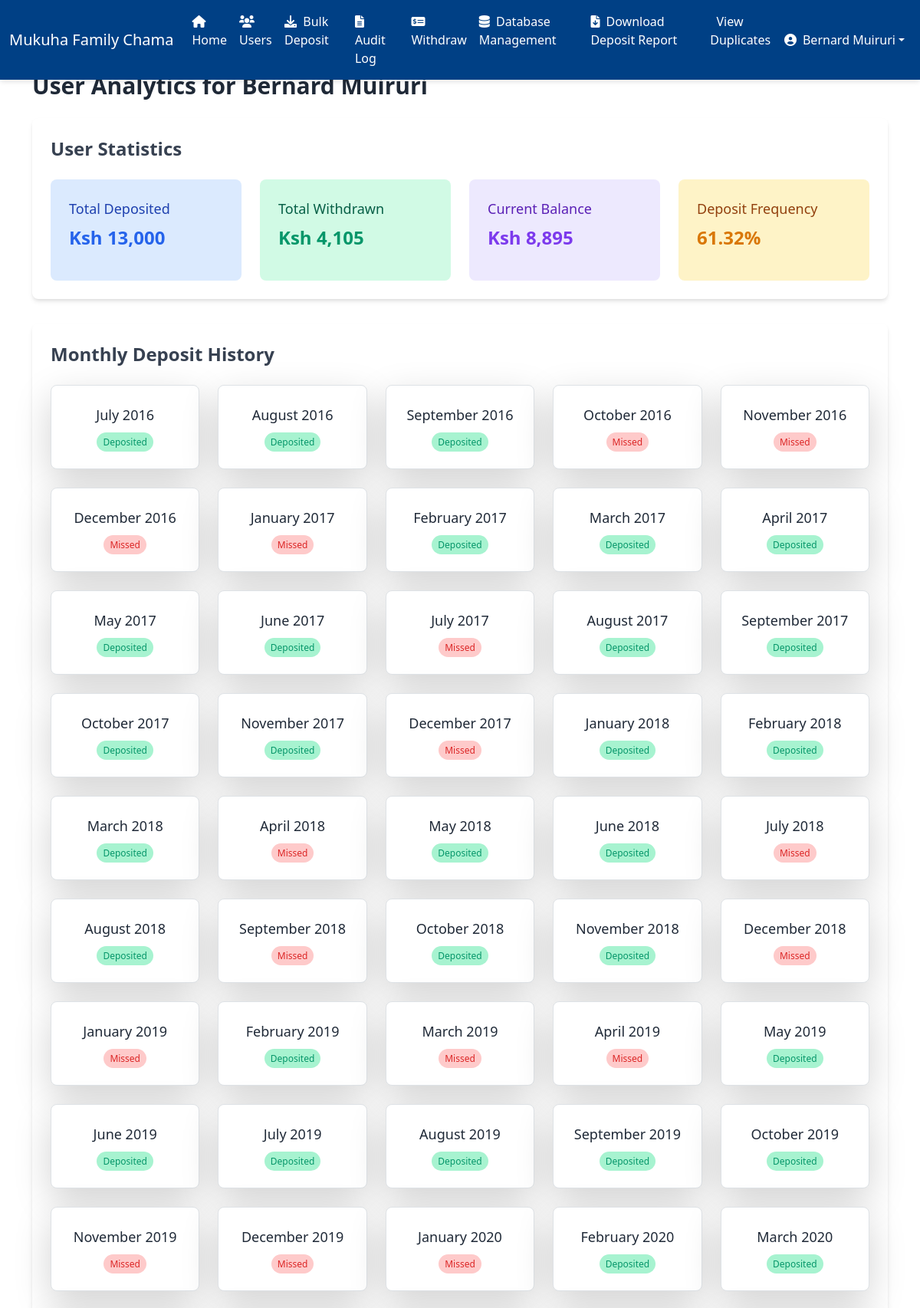
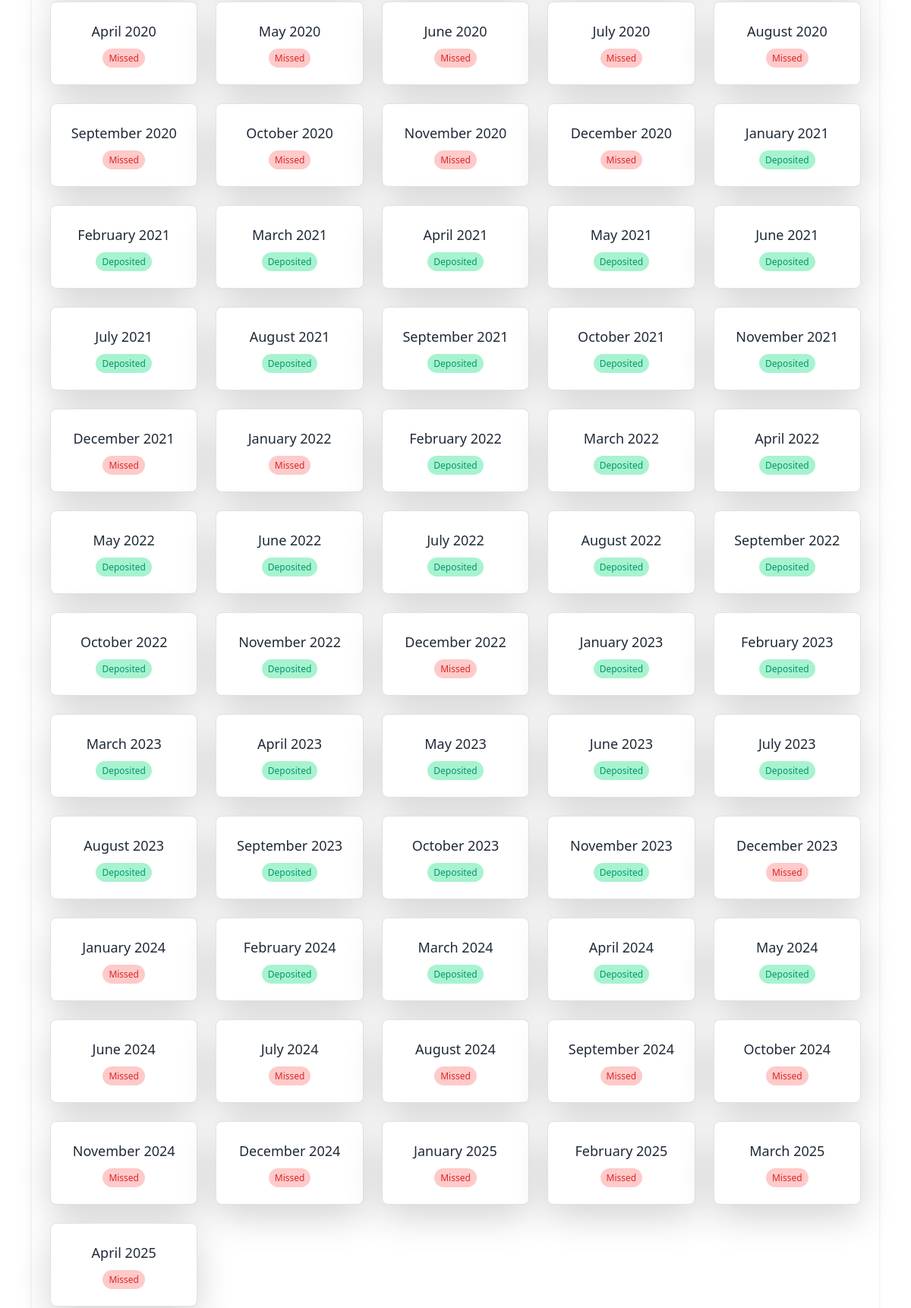
/user_analytics/2 (signed in, upper part), run on the app's committed database (2 pictures, top to bottom).
### app.py (models this page shows, shortened)
class User(db.Model):
    id = db.Column(db.Integer, primary_key=True)
    name = db.Column(db.String(80), nullable=False)
    email = db.Column(db.String(120), unique=True, nullable=False)
    password = db.Column(db.String(255), nullable=False)
    role = db.Column(db.String(20), nullable=False, default='member')
    is_password_changed = db.Column(db.Boolean, default=False)
    deposits = db.relationship('Deposit', backref='user', lazy='dynamic')
    withdrawals = db.relationship('Withdrawal', backref='user', lazy='dynamic')
    def total_deposited(self):
        return sum(deposit.amount for deposit in self.deposits)
    def total_withdrawn(self):
        return sum(withdrawal.amount for withdrawal in self.withdrawals)
    def balance(self):
        return self.total_deposited() - self.total_withdrawn()
    def deposit_months(self):
        return db.session.query(
            func.strftime('%Y-%m', Deposit.date).label('month')  # Format to 'YYYY-MM'
        ).filter(Deposit.user_id == self.id).distinct().all()

class Deposit(db.Model):
    id = db.Column(db.Integer, primary_key=True)
    amount = db.Column(db.Integer, nullable=False)
    date = db.Column(db.Date, nullable=False)
    user_id = db.Column(db.Integer, db.ForeignKey('user.id'), nullable=False)

class Withdrawal(db.Model):
    id = db.Column(db.Integer, primary_key=True)
    amount = db.Column(db.Integer, nullable=False)
    date = db.Column(db.Date, nullable=False)
    reason = db.Column(db.String(200), nullable=False)
    user_id = db.Column(db.Integer, db.ForeignKey('user.id'), nullable=False)
    withdrawal_type = db.Column(db.String(20), nullable=False)  # 'personal' or 'group'

### app.py (the view)
@app.route('/user_analytics/<int:user_id>')
@login_required
@password_change_required
def user_analytics(user_id):
    user = User.query.get_or_404(user_id)
    first_deposit_date = db.session.query(func.min(Deposit.date)).filter(Deposit.user_id == user.id).scalar()
    if first_deposit_date:
        total_months = (
            (datetime.now().year - first_deposit_date.year) * 12 +
            (datetime.now().month - first_deposit_date.month) + 1
        )
        total_deposit_months = len(user.deposit_months())
        deposit_frequency = (total_deposit_months / total_months) * 100
    else:
        total_months = 0
        deposit_frequency = 0
    monthly_deposits = []
    if first_deposit_date:
        current_date = datetime.now().date().replace(day=1)
        deposits = Deposit.query.filter(Deposit.user_id == user.id,
                                        Deposit.date >= first_deposit_date).all()
        monthly_deposit_data = {}
        for deposit in deposits:
            month_key = deposit.date.strftime('%Y-%m')  # Format to 'YYYY-MM'
            if month_key not in monthly_deposit_data:
                monthly_deposit_data[month_key] = {
                    'deposited': True,
                    'amount': deposit.amount
                }
            else:
                monthly_deposit_data[month_key]['amount'] += deposit.amount
        while current_date >= first_deposit_date.replace(day=1):
            month_key = current_date.strftime('%Y-%m')
            monthly_deposits.append({
                'date': current_date,
                'deposited': monthly_deposit_data.get(month_key, {}).get('deposited', False),
                'amount': monthly_deposit_data.get(month_key, {}).get('amount', 0)
            })
            current_date -= relativedelta(months=1)
        monthly_deposits.reverse()
    return render_template('user_analytics.html', user=user,
                           deposit_frequency=round(deposit_frequency, 2),
                           monthly_deposits=monthly_deposits)

### app.py (called while the page is built)
def login_required(f):
    @wraps(f)
    def decorated_function(*args, **kwargs):
        if 'user_id' not in session:
            return redirect(url_for('login', next=request.url))
        return f(*args, **kwargs)
    return decorated_function

def password_change_required(f):
    @wraps(f)
    def decorated_function(*args, **kwargs):
        user_id = session.get('user_id')
        if not user_id:
            return redirect(url_for('login'))
        user = User.query.get(user_id)
        if not user:
            session.pop('user_id', None)  # Clear invalid session
            return redirect(url_for('login'))
        if not user.is_password_changed:
            return redirect(url_for('change_password'))
        return f(*args, **kwargs)
    return decorated_function

def format_number(value):
    return "{:,.0f}".format(value)

@app.context_processor
def inject_user():
    if 'user_id' in session:
        user = User.query.get(session['user_id'])
        return dict(current_user=user)
    return dict(current_user=None)

### templates/user_analytics.html (shortened to what this page needs)
{% extends "base.html" %}
{% block content %}
<h1 class="text-3xl font-bold text-gray-800 mb-6">User Analytics for {{ user.name }}</h1>
<div class="bg-white shadow-md rounded-lg p-6 mb-8">
    <h2 class="text-2xl font-semibold text-gray-700 mb-4">User Statistics</h2>
    <div class="grid grid-cols-1 md:grid-cols-2 lg:grid-cols-4 gap-4">
        <div class="bg-blue-100 p-4 rounded-lg">
            <h3 class="text-lg font-medium text-blue-800">Total Deposited</h3>
            <p class="text-2xl font-bold text-blue-600">Ksh {{ user.total_deposited() | format_number }}</p>
        </div>
        <div class="bg-green-100 p-4 rounded-lg">
            <h3 class="text-lg font-medium text-green-800">Total Withdrawn</h3>
            <p class="text-2xl font-bold text-green-600">Ksh {{ user.total_withdrawn() | format_number }}</p>
        </div>
        <div class="bg-purple-100 p-4 rounded-lg">
            <h3 class="text-lg font-medium text-purple-800">Current Balance</h3>
            <p class="text-2xl font-bold text-purple-600">Ksh {{ user.balance() | format_number }}</p>
        </div>
        <div class="bg-yellow-100 p-4 rounded-lg">
            <h3 class="text-lg font-medium text-yellow-800">Deposit Frequency</h3>
            <p class="text-2xl font-bold text-yellow-600">{{ deposit_frequency }}%</p>
        </div>
    </div>
</div>
<div class="bg-white shadow-md rounded-lg p-6">
    <h2 class="text-2xl font-semibold text-gray-700 mb-4">Monthly Deposit History</h2>
    <div class="grid grid-cols-1 sm:grid-cols-3 md:grid-cols-4 lg:grid-cols-5 gap-6">
        {% for month in monthly_deposits %}
        <div class="bg-white border rounded-lg p-4 text-center shadow-lg hover:shadow-xl transition-shadow duration-300">
            <h3 class="text-lg font-medium text-gray-800">{{ month.date.strftime('%B %Y') }}</h3>
            {% if month.deposited %}
            <span class="bg-green-200 text-green-600 py-1 px-2 rounded-full text-xs">Deposited</span>
            {% else %}
            <span class="bg-red-200 text-red-600 py-1 px-2 rounded-full text-xs">Missed</span>
            {% endif %}
        </div>
        {% endfor %}
    </div>
</div>
{% endblock %}

### templates/base.html (shortened to what this page needs)
<!DOCTYPE html>
<html lang="en">
<head>
    <link href="https://cdn.jsdelivr.net/npm/tailwindcss@2.2.19/dist/tailwind.min.css" rel="stylesheet">
    <link rel="stylesheet" href="https://cdnjs.cloudflare.com/ajax/libs/font-awesome/6.1.1/css/all.min.css">
    <link rel="stylesheet" href="https://cdn.jsdelivr.net/npm/bootstrap@5.2.3/dist/css/bootstrap.min.css">
    <link rel="stylesheet" href="https://cdnjs.cloudflare.com/ajax/libs/font-awesome/6.0.0-beta3/css/all.min.css" />
</head>
<body>
    <nav class="navbar navbar-expand-lg fixed-top
        {% if current_user %}
            {% if current_user.role == 'admin' %}
                navbar-admin
            {% elif current_user.role == 'member' %}
                navbar-member
            {% else %}
                navbar-light bg-light
            {% endif %}
        {% else %}
            navbar-light bg-light
        {% endif %}
    ">
        <div class="container-fluid">
            <a class="navbar-brand" href="{{ url_for('home') }}">Mukuha Family Chama</a>
            <div class="collapse navbar-collapse" id="navbarNav">
                {% if current_user and current_user.role == 'admin' %}
                    <ul class="navbar-nav me-auto mb-2 mb-lg-0">
                        <li class="nav-item">
                            <a class="nav-link {% if request.endpoint == 'index' %}active{% endif %}" href="{{ url_for('index') }}">
                                <i class="fas fa-home me-1"></i> Home
                            </a>
                        </li>
                        <li class="nav-item">
                            <a class="nav-link {% if request.endpoint == 'users' %}active{% endif %}" href="{{ url_for('users') }}">
                                <i class="fas fa-users me-1"></i> Users
                            </a>
                        </li>
                        <li class="nav-item">
                            <a class="nav-link {% if request.endpoint == 'bulk_deposit' %}active{% endif %}" href="{{ url_for('bulk_deposit') }}">
                                <i class="fas fa-download me-1"></i> Bulk Deposit
                            </a>
                        </li>
                        <li class="nav-item">
                            <a class="nav-link {% if request.endpoint == 'audit_log' %}active{% endif %}" href="{{ url_for('audit_log') }}">
                                <i class="fas fa-file-alt me-1"></i> Audit Log
                            </a>
                        </li>
                        <li class="nav-item">
                            <a class="nav-link {% if request.endpoint == 'withdraw' %}active{% endif %}" href="{{ url_for('withdraw') }}">
                                <i class="fas fa-money-check-alt me-1"></i> Withdraw
                            </a>
                        </li>
                        <li class="nav-item">
                            <a class="nav-link {% if request.endpoint == 'database_management' %}active{% endif %}" href="{{ url_for('database_management') }}">
                                <i class="fas fa-database me-1"></i> Database Management
                            </a>
                        </li>
                        <li class="nav-item">
                            <a class="nav-link {% if request.endpoint == 'download_deposit_report' %}active{% endif %}" href="{{ url_for('download_deposit_report') }}">
                                <i class="fas fa-file-download me-1"></i> Download Deposit Report
                            </a>
                        </li>
                        <li class="nav-item">
                            <a class="nav-link {% if request.endpoint == 'duplicate_deposits' %}active{% endif %}" href="{{ url_for('duplicate_deposits') }}">
                                 View Duplicates
                            </a>
                        </li>
                    </ul>
                {% endif %}
                <ul class="navbar-nav ms-auto mb-2 mb-lg-0">
                    {% if current_user %}
                        <li class="nav-item dropdown">
                            <a class="nav-link dropdown-toggle d-flex align-items-center" href="#" id="userDropdown" role="button" data-bs-toggle="dropdown" aria-expanded="false">
                                <i class="fas fa-user-circle me-2"></i> {{ current_user.name }}
                            </a>
                        </li>
                    {% else %}
                        <li class="nav-item">
                            <a class="nav-link {% if request.endpoint == 'login' %}active{% endif %}" href="{{ url_for('login') }}">
                                <i class="fas fa-sign-in-alt me-1"></i> Login
                            </a>
                        </li>
                    {% endif %}
                </ul>
            </div>
        </div>
    </nav>
    <div class="container content mt-4 mb-5">
        {% block content %}{% endblock %}
    </div>
</body>
</html>

### templates/base.html (style rules this page uses)
body { display: flex; flex-direction: column; min-height: 100vh; padding-top: 70px; margin: 0; }
.content { flex: 1; }
.navbar { box-shadow: 0 4px 6px -1px rgba(0,0,0,0.1); transition: box-shadow 0.3s ease-in-out; }
.navbar-admin { background-color: #004085; }
.navbar-admin .nav-link, .navbar-member .nav-link, .navbar-admin .navbar-brand, .navbar-member .navbar-brand, .navbar-admin .dropdown-item, .navbar-member .dropdown-item { color: #ffffff !important; }

### data on the page
User: name "Bernard Muiruri"
Deposit: total_deposited "13,000", balance "8,895"
Withdrawal: total_withdrawn "4,105"

### other printed values
{{ deposit_frequency }} "61.32"
{{ month.date.strftime('%B %Y') }} "July 2016" "August 2016" "September 2016" "October 2016" "November 2016" "December 2016" "January 2017" "February 2017" "March 2017" "April 2017" "May 2017" "June 2017" "July 2017" "August 2017" "September 2017" "October 2017" "November 2017" "December 2017" "January 2018" "February 2018" "March 2018" "April 2018" "May 2018" "June 2018" "July 2018" "August 2018" "September 2018" "October 2018" "November 2018" "December 2018" "January 2019" "February 2019" "March 2019" "April 2019" "May 2019" "June 2019" "July 2019" "August 2019" "September 2019" "October 2019" "November 2019" "December 2019" "January 2020" "February 2020" "March 2020" "April 2020" "May 2020" "June 2020" "July 2020" "August 2020" "September 2020" "October 2020" "November 2020" "December 2020" "January 2021" "February 2021" "March 2021" "April 2021" "May 2021" "June 2021" "July 2021" "August 2021" "September 2021" "October 2021" "November 2021" "December 2021" "January 2022" "February 2022" "March 2022" "April 2022" "May 2022" "June 2022" "July 2022" "August 2022" "September 2022" "October 2022" "November 2022" "December 2022" "January 2023" "February 2023" "March 2023" "April 2023" "May 2023" "June 2023" "July 2023" "August 2023" "September 2023" "October 2023" "November 2023" "December 2023" "January 2024" "February 2024" "March 2024" "April 2024" "May 2024" "June 2024" "July 2024" "August 2024" "September 2024" "October 2024" "November 2024" "December 2024" "January 2025" "February 2025" "March 2025" "April 2025"
